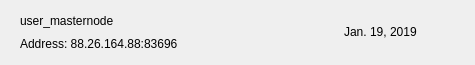
<?xml version="1.0" encoding="UTF-8"?>
<ui version="4.0">
 <class>MNRow</class>
 <widget class="QWidget" name="MNRow">
  <property name="geometry">
   <rect>
    <x>0</x>
    <y>0</y>
    <width>475</width>
    <height>65</height>
   </rect>
  </property>
  <property name="windowTitle">
   <string>Form</string>
  </property>
  <property name="styleSheet">
   <string notr="true"/>
  </property>
  <layout class="QVBoxLayout" name="verticalLayout_2">
   <property name="spacing">
    <number>0</number>
   </property>
   <property name="leftMargin">
    <number>20</number>
   </property>
   <property name="topMargin">
    <number>0</number>
   </property>
   <property name="rightMargin">
    <number>20</number>
   </property>
   <property name="bottomMargin">
    <number>0</number>
   </property>
   <item>
    <widget class="QFrame" name="frame_2">
     <property name="styleSheet">
      <string notr="true">border:none;</string>
     </property>
     <property name="frameShape">
      <enum>QFrame::StyledPanel</enum>
     </property>
     <property name="frameShadow">
      <enum>QFrame::Raised</enum>
     </property>
     <layout class="QHBoxLayout" name="horizontalLayout">
      <property name="leftMargin">
       <number>0</number>
      </property>
      <property name="rightMargin">
       <number>0</number>
      </property>
      <item>
       <widget class="QFrame" name="frame">
        <property name="styleSheet">
         <string notr="true">border:none;padding:0px;</string>
        </property>
        <property name="frameShape">
         <enum>QFrame::StyledPanel</enum>
        </property>
        <property name="frameShadow">
         <enum>QFrame::Raised</enum>
        </property>
        <layout class="QVBoxLayout" name="verticalLayout">
         <property name="spacing">
          <number>0</number>
         </property>
         <property name="leftMargin">
          <number>0</number>
         </property>
         <property name="topMargin">
          <number>0</number>
         </property>
         <property name="rightMargin">
          <number>0</number>
         </property>
         <property name="bottomMargin">
          <number>0</number>
         </property>
         <item>
          <widget class="QLabel" name="labelName">
           <property name="text">
            <string>user_masternode</string>
           </property>
          </widget>
         </item>
         <item>
          <widget class="QLabel" name="labelAddress">
           <property name="text">
            <string>Address: 88.26.164.88:83696</string>
           </property>
          </widget>
         </item>
        </layout>
       </widget>
      </item>
      <item>
       <spacer name="horizontalSpacer">
        <property name="orientation">
         <enum>Qt::Horizontal</enum>
        </property>
        <property name="sizeHint" stdset="0">
         <size>
          <width>40</width>
          <height>20</height>
         </size>
        </property>
       </spacer>
      </item>
      <item>
       <widget class="QLabel" name="labelDate">
        <property name="text">
         <string>Jan. 19, 2019</string>
        </property>
       </widget>
      </item>
      <item>
       <widget class="QPushButton" name="pushButtonMenu">
        <property name="focusPolicy">
         <enum>Qt::NoFocus</enum>
        </property>
        <property name="styleSheet">
         <string notr="true">border:none; background-color:transparent; padding:0px;</string>
        </property>
        <property name="text">
         <string/>
        </property>
        <property name="icon">
         <iconset>
          <normaloff>:/ic-menu-hover</normaloff>:/ic-menu-hover</iconset>
        </property>
        <property name="iconSize">
         <size>
          <width>24</width>
          <height>24</height>
         </size>
        </property>
       </widget>
      </item>
     </layout>
    </widget>
   </item>
   <item>
    <widget class="QLabel" name="lblDivisory">
     <property name="minimumSize">
      <size>
       <width>0</width>
       <height>1</height>
      </size>
     </property>
     <property name="maximumSize">
      <size>
       <width>16777215</width>
       <height>1</height>
      </size>
     </property>
     <property name="text">
      <string/>
     </property>
     <property name="alignment">
      <set>Qt::AlignBottom|Qt::AlignLeading|Qt::AlignLeft</set>
     </property>
    </widget>
   </item>
  </layout>
 </widget>
 <resources/>
 <connections/>
</ui>
